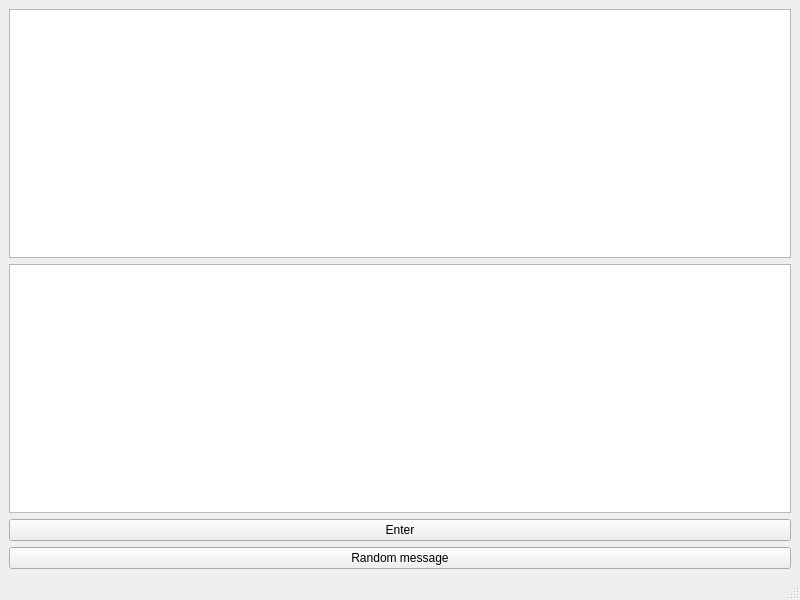
<?xml version="1.0" encoding="UTF-8"?>
<ui version="4.0">
 <class>MainWindow</class>
 <widget class="QMainWindow" name="MainWindow">
  <property name="geometry">
   <rect>
    <x>0</x>
    <y>0</y>
    <width>800</width>
    <height>600</height>
   </rect>
  </property>
  <property name="windowTitle">
   <string>MainWindow</string>
  </property>
  <widget class="QWidget" name="centralwidget">
   <layout class="QVBoxLayout" name="verticalLayout">
    <item>
     <widget class="QListView" name="listView"/>
    </item>
    <item>
     <widget class="QPlainTextEdit" name="plainTextEdit"/>
    </item>
    <item>
     <widget class="QPushButton" name="pushButton">
      <property name="text">
       <string>Enter</string>
      </property>
     </widget>
    </item>
    <item>
     <widget class="QPushButton" name="pushButton_2">
      <property name="text">
       <string>Random message</string>
      </property>
     </widget>
    </item>
   </layout>
  </widget>
  <widget class="QMenuBar" name="menubar">
   <property name="geometry">
    <rect>
     <x>0</x>
     <y>0</y>
     <width>800</width>
     <height>22</height>
    </rect>
   </property>
  </widget>
  <widget class="QStatusBar" name="statusbar"/>
 </widget>
 <resources/>
 <connections/>
</ui>
